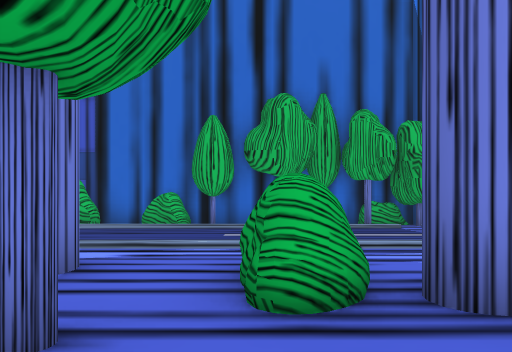
[1] (above)

24 first-person views from a walk through a scene from a Unity 3-D project. The camera is 1.4 m above the floor, looks level and sees 70° across. The floor is counted in squares, 2 m on a side. Each view is taken from the middle of a square. On the plan, view 1 faces up. The plan holds only what a view shows up to about 11 squares ahead; the rest is blank. The place goes on beyond the plan. Some animated figures are not drawn.

[2]
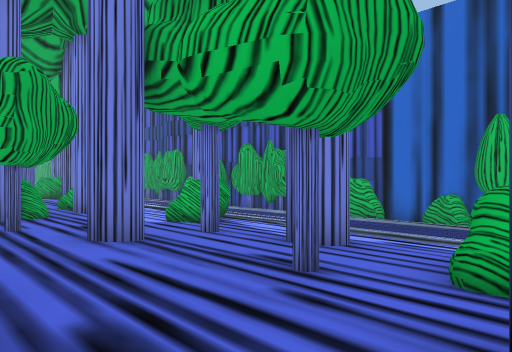

[3]
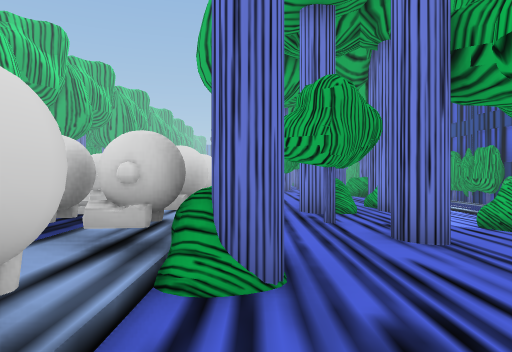

[4]
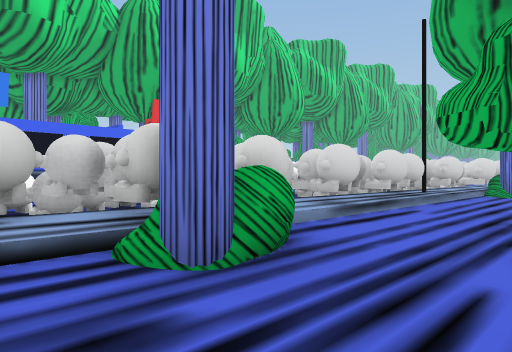

[5]
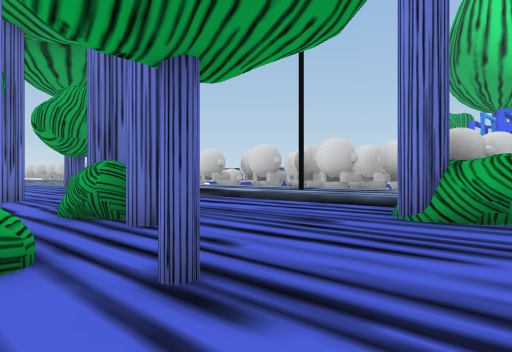

[6]
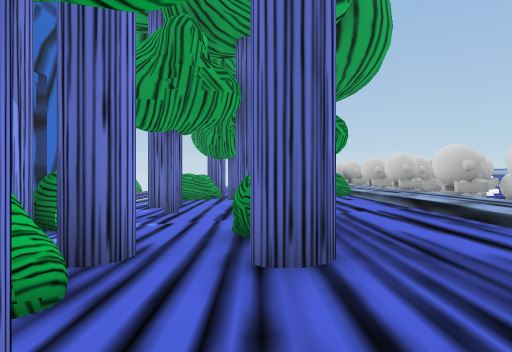

[7]
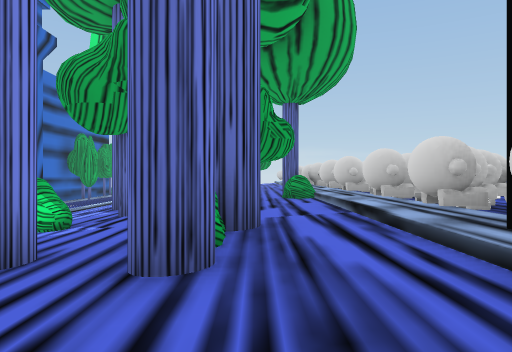

[8]
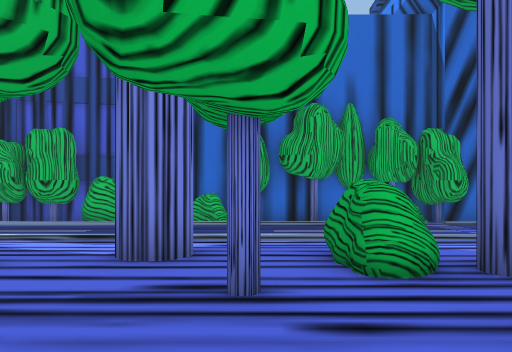

[9]
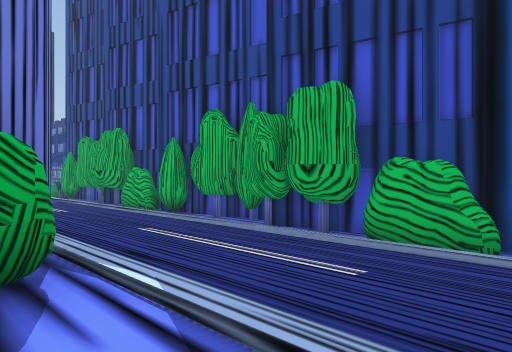

[10]
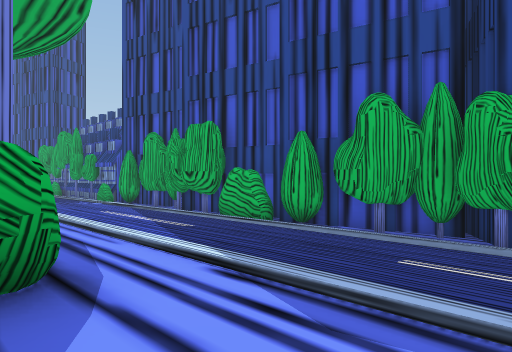

[11]
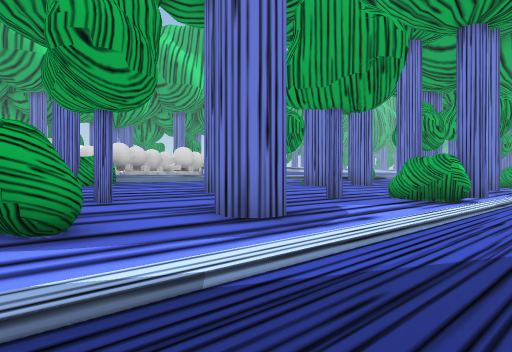

[12]
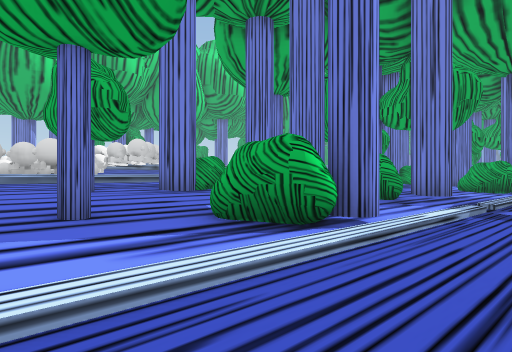

[13]
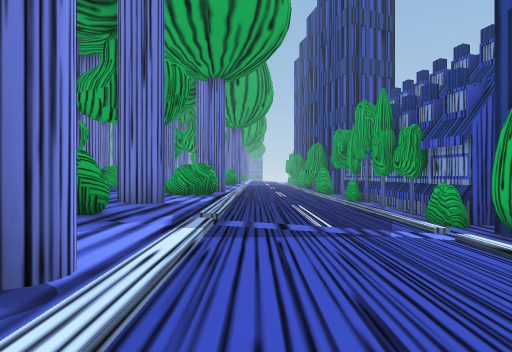

[14]
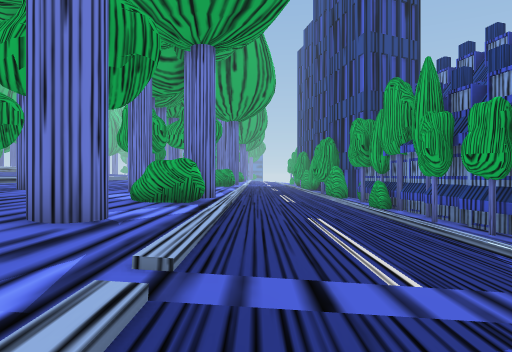

[15]
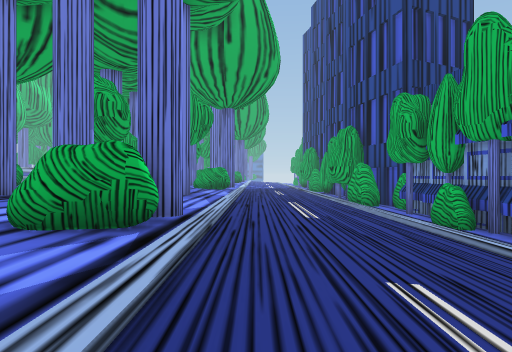

[16]
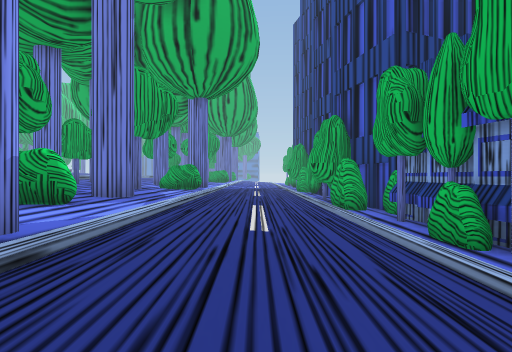

[17]
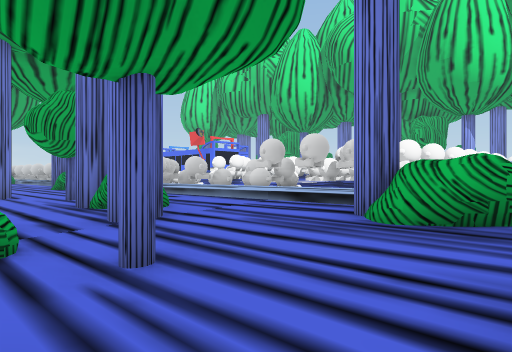

[18]
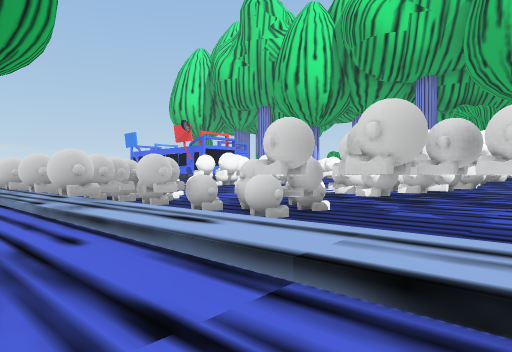

[19]
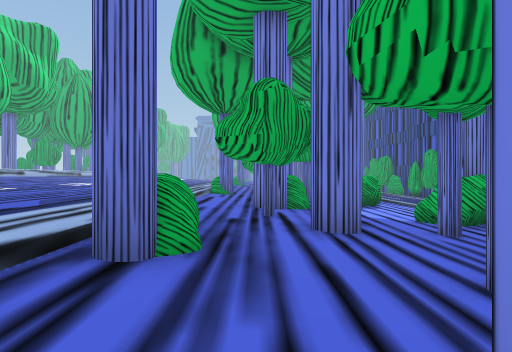

[20]
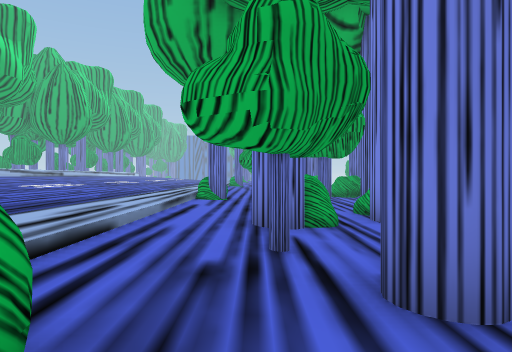

[21]
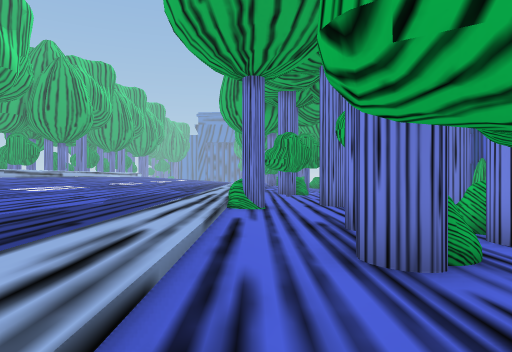

[22]
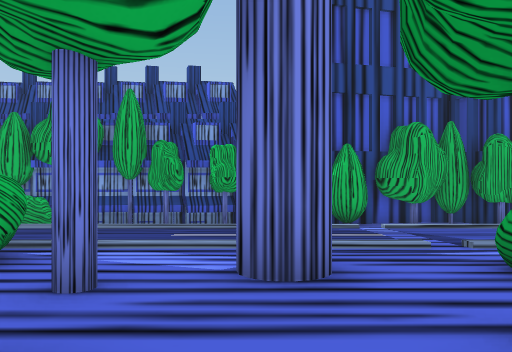

[23]
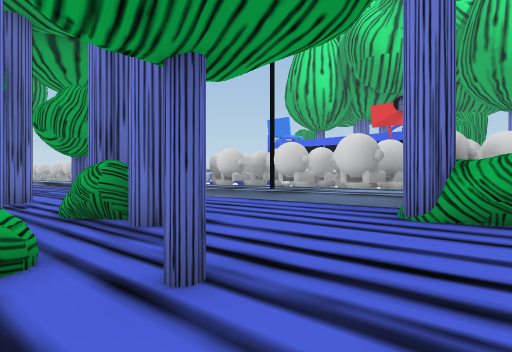

[24]
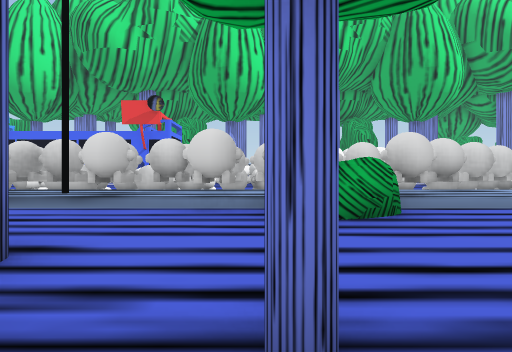

### Floor plan
Key: @ floor where view 1 was taken; # wall or solid block; x gap in a wall; . main floor; : floor 0.25 m higher than the main floor; - floor 0.25 m lower than the main floor; + floor 0.5 m higher than the main floor; * floor 0.75 m higher than the main floor; % floor 1 m higher than the main floor; & floor 1.25 m higher than the main floor; $ floor 1.5 m higher than the main floor; / step, stairs or slope; v drop or lower ground; O other object.
Columns run from 36 left of view 1 to 8 right of it. Each row starts with its distance up from view 1.
 12                           ##
 11 ##O         ########  O #######O
 10 #OO##OO##O###O#O##O###OOO##O##OO##OO##OO##
  9 O----------------------------.----------#-
  8 .........................................
  7 ..................................... ...
  6 ::::::::::::::::::::::::::::::::::::: ::
  5 ::::::::OO::::::::OO::::::::::O:::::::::O
  4 ++#++O+++O++#++O+++O++++#+O+++O+++#+O+++O+++#
  3   +++OO+++#++++OO++++#++++OO++++#+++OOO+++#+#
  2 ***#*/O******#*/O********#/O*******#/*O******
  1 *#****OO#**#***O******#****OOO**#****OOO***#
  0 %%%%%%%%#%%%%%%%/Ox%%%%%%%%%%#%#%%%%@%%#%#%%%
 -1  &OO&&&&&&&&OO&&&&&&&&&&OO&&&&&&&&O/&&&&&&&&O
 -2  $$$$$$$$$ $$$$$$$$OOO$OOOOO#OO$OOOOOOOO$O$OO
 -3     vvvvvv vv vOOOvOOOOOOOOOOOOOO OOOOOOOOOO
 -4 vvvvvvvv       OOOOOOOOO OOOOOOO OO O OOOOOOO
 -5 vvvvvvvvvv     OOOOOOOO OOOOOOO  OOO OOOO O O

Positions as (right, up) in squares from view 1, and headings:
1: (0, 0), facing up
2: (1, -1), facing up-left
3: (1, -1), facing left
4: (0, 1), facing down-left
5: (-3, 3), facing down-right
6: (-2, 1), facing right
7: (-2, 0), facing right
8: (-1, -1), facing up
9: (-3, 4), facing up-left
10: (-7, 3), facing up-left
11: (-9, 7), facing down-left
12: (-14, 7), facing down-left
13: (-16, 6), facing left
14: (-19, 6), facing left
15: (-23, 6), facing left
16: (-25, 7), facing left
17: (-25, 3), facing down-right
18: (-22, 0), facing down-right
19: (-20, 0), facing left
20: (-23, 0), facing left
21: (-25, -1), facing left
22: (-24, 0), facing up
23: (-13, 3), facing down-right
24: (-11, 3), facing down
